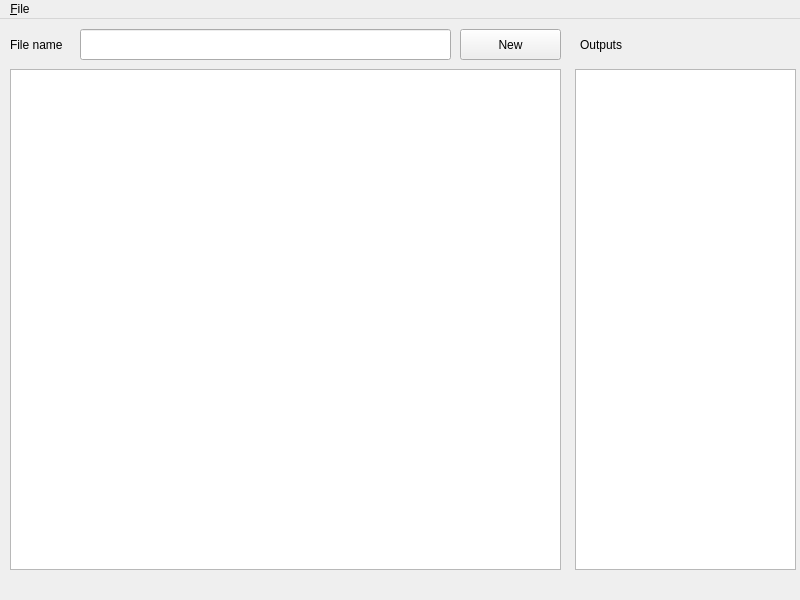
<?xml version="1.0" encoding="UTF-8"?>
<ui version="4.0">
 <class>MainWindow</class>
 <widget class="QMainWindow" name="MainWindow">
  <property name="geometry">
   <rect>
    <x>0</x>
    <y>0</y>
    <width>800</width>
    <height>600</height>
   </rect>
  </property>
  <property name="windowTitle">
   <string>MainWindow</string>
  </property>
  <widget class="QWidget" name="centralWidget">
   <widget class="QLabel" name="label">
    <property name="geometry">
     <rect>
      <x>10</x>
      <y>10</y>
      <width>71</width>
      <height>31</height>
     </rect>
    </property>
    <property name="text">
     <string>File name</string>
    </property>
   </widget>
   <widget class="QLineEdit" name="lineEdit">
    <property name="geometry">
     <rect>
      <x>80</x>
      <y>10</y>
      <width>371</width>
      <height>31</height>
     </rect>
    </property>
   </widget>
   <widget class="QPushButton" name="pushButton_New">
    <property name="geometry">
     <rect>
      <x>460</x>
      <y>10</y>
      <width>101</width>
      <height>31</height>
     </rect>
    </property>
    <property name="text">
     <string>New</string>
    </property>
   </widget>
   <widget class="QLabel" name="label_2">
    <property name="geometry">
     <rect>
      <x>580</x>
      <y>10</y>
      <width>211</width>
      <height>31</height>
     </rect>
    </property>
    <property name="text">
     <string>Outputs</string>
    </property>
   </widget>
   <widget class="QListView" name="listView">
    <property name="geometry">
     <rect>
      <x>575</x>
      <y>50</y>
      <width>221</width>
      <height>501</height>
     </rect>
    </property>
   </widget>
   <widget class="QTextEdit" name="textEdit">
    <property name="geometry">
     <rect>
      <x>10</x>
      <y>50</y>
      <width>551</width>
      <height>501</height>
     </rect>
    </property>
   </widget>
  </widget>
  <widget class="QMenuBar" name="menuBar">
   <property name="geometry">
    <rect>
     <x>0</x>
     <y>0</y>
     <width>800</width>
     <height>19</height>
    </rect>
   </property>
   <widget class="QMenu" name="menu_File">
    <property name="title">
     <string>&amp;File</string>
    </property>
    <addaction name="action_Quit"/>
   </widget>
   <addaction name="menu_File"/>
  </widget>
  <action name="action_Quit">
   <property name="text">
    <string>&amp;Quit</string>
   </property>
   <property name="shortcut">
    <string>Ctrl+Q</string>
   </property>
  </action>
 </widget>
 <layoutdefault spacing="6" margin="11"/>
 <resources/>
 <connections/>
</ui>
